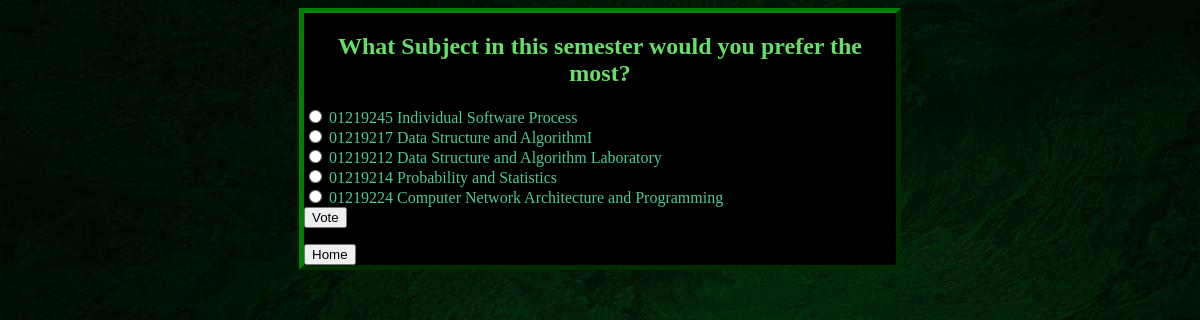
Page /polls/3/ on the committed database.
### polls/models.py (models this page shows, shortened)
class Question(models.Model):
    question_text = models.CharField(max_length=200)
    pub_date = models.DateTimeField('date published')
    end_date = models.DateTimeField('date ended', null=True, blank=True)
    def is_published(self) -> bool:
        return timezone.localtime() >= self.pub_date
    def can_vote(self) -> bool:
        if self.end_date:
            return self.is_published and timezone.localtime() <= self.end_date
        return self.is_published()

class Choice(models.Model):
    question = models.ForeignKey(Question, on_delete=models.CASCADE)
    choice_text = models.CharField(max_length=200)

### polls/views.py (the view)
# urls.py: path('<int:pk>/', views.DetailView.as_view(), name='detail'),
class DetailView(generic.DetailView):
    model = Question
    template_name = 'polls/detail.html'
    def get_queryset(self):
        return Question.objects.filter(pub_date__lte=timezone.localtime())
    def get(self, request, *args, **kwargs):
        error = None
        user = request.user
        try:
            question = get_object_or_404(Question, pk=kwargs['pk'])
        except Http404:
            error = '404'
        if error == '404' or not question.can_vote():
            messages.error(
                request, "This question is not available for voting.")
            return HttpResponseRedirect(reverse('polls:index'))
        try:
            if not user.is_authenticated:
                raise Vote.DoesNotExist
            user_vote = question.vote_set.get(user=user).choice
        except Vote.DoesNotExist:
            return super().get(request, *args, **kwargs)
        else:
            return render(request, 'polls/detail.html', {
                'question': question,
                'user_vote': user_vote,
            })

### templates/polls/detail.html (shortened to what this page needs)
{% extends 'base.html' %}
{% block body%}
<form action="{% url 'polls:vote' question.id %}" method="post">
        <legend><h2>{{ question.question_text }}</h2></legend>
        {% for choice in question.choice_set.all %}
        {% if choice == user_vote%}
        <input type="radio" name="choice" id="choice{{ forloop.counter }}" value="{{ choice.id }}" checked>
        {% else %}
        <input type="radio" name="choice" id="choice{{ forloop.counter }}" value="{{ choice.id }}">
        {% endif %}
        <label for="choice{{ forloop.counter }}">{{ choice.choice_text }}</label><br>
        {% endfor %}
    <input type="submit" value="Vote">
    </form>
{% endblock body%}

### polls/static/polls/style.css (style rules this page uses)
body { background: black url("images/background.jpeg") no-repeat; }
h2 { color: rgb(103, 223, 103); text-align: center; }
label { color: rgb(76, 201, 147); }

### rows in the picture
Question: question_text "What Subject in this semester would you prefer the most?"
Choice: choice_text "01219245 Individual Software Process"
Choice: choice_text "01219217 Data Structure and AlgorithmI"
Choice: choice_text "01219212 Data Structure and Algorithm Laboratory"
Choice: choice_text "01219214 Probability and Statistics"
Choice: choice_text "01219224 Computer Network Architecture and Programming"
